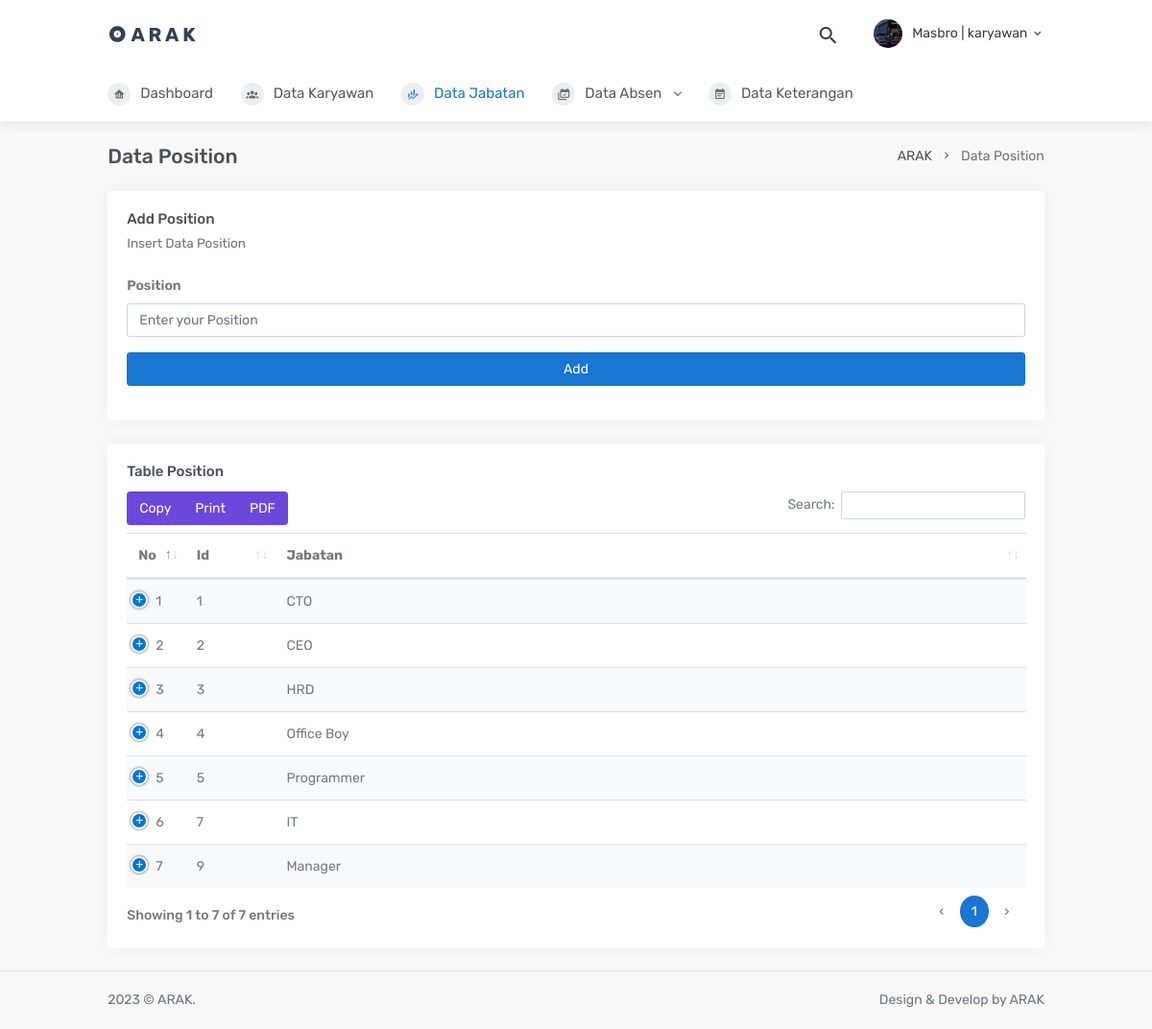
Screenshot of /add/addjabatan.php (signed in) with the database file from the repository.
### tables this page shows
CREATE TABLE `jabatan` (
  `id` int NOT NULL,
  `jabatan_karyawan` varchar(50) NOT NULL
);

### add/addjabatan.php (the view, shortened to what this page needs)
<!DOCTYPE html>
<html lang="en">
<?php
        $username = $_SESSION['username'];
        $level = $_SESSION['level'];
    ?>
    <head>
        <link href="../template/Admin/horizontal/assets/css/bootstrap.min.css" rel="stylesheet" type="text/css" />
        <link href="../template/Admin/horizontal/assets/css/icons.min.css" rel="stylesheet" type="text/css" />
        <link href="../template/Admin/horizontal/assets/css/theme.min.css" rel="stylesheet" type="text/css" />
        <link href="../template/Admin/plugins/datatables/dataTables.bootstrap4.css" rel="stylesheet" type="text/css" />
        <link href="../template/Admin/plugins/datatables/responsive.bootstrap4.css" rel="stylesheet" type="text/css" />
        <link href="../template/Admin/plugins/datatables/buttons.bootstrap4.css" rel="stylesheet" type="text/css" />
        <link href="../template/Admin/plugins/datatables/select.bootstrap4.css" rel="stylesheet" type="text/css" />
    </head>
<body>
        <div id="layout-wrapper">
            <div class="main-content">
                <header id="page-topbar">
                    <div class="navbar-header">
                        <div class="navbar-brand-box d-flex align-items-left">
                            <a href="index.html" class="logo">
                                <i class="mdi mdi-album"></i>
                                <span>
                                    A R A K
                                </span>
                            </a>
                        </div>
                        <div class="d-flex align-items-center">
                            <div class="dropdown d-inline-block ml-2">
                                <button type="button" class="btn header-item noti-icon waves-effect waves-light" id="page-header-search-dropdown"
                                    data-toggle="dropdown" aria-haspopup="true" aria-expanded="false">
                                    <i class="mdi mdi-magnify"></i>
                                </button>
                            </div>
                            <div class="dropdown d-inline-block ml-2">
                                <button type="button" class="btn header-item waves-effect waves-light"
                                    data-toggle="dropdown" aria-haspopup="true" aria-expanded="false">
                                    <img class="rounded-circle header-profile-user" src="../img/1.jpg"
                                        alt="Header Avatar">
                                    <span class="d-none d-sm-inline-block ml-1"><?php  echo $username.' | '. $level;?></span>
                                    <i class="mdi mdi-chevron-down d-none d-sm-inline-block"></i>
                                </button>
                            </div>
                        </div>
                    </div>
                </header>
                <div class="topnav">
                    <div class="container-fluid">
                        <nav class="navbar navbar-light navbar-expand-lg topnav-menu">
                            <div class="collapse navbar-collapse" id="topnav-menu-content">
                                <ul class="navbar-nav">
                                <li class="nav-item">
                                        <a class="nav-link" href="../page/dashboard.php">
                                            <i class="mdi mdi-home-analytics"></i>Dashboard
                                        </a>
                                    </li>
                                    <li class="nav-item dropdown">
                                        <a class="nav-link" href="../add/addkaryawan.php" aria-haspopup="true" aria-expanded="false">
                                            <i class="mdi mdi-account-group"></i>Data Karyawan
                                        </a>
                                    </li>
                                    <li class="nav-item dropdown">
                                        <a class="nav-link active" href="../add/addjabatan.php" aria-haspopup="true" aria-expanded="false">
                                            <i class="mdi mdi-finance"></i>Data Jabatan
                                        </a>
                                    </li>
                                    <li class="nav-item dropdown">
                                        <a class="nav-link dropdown-toggle arrow-none" href="addabsen.php" id="topnav-pages" role="button" data-toggle="dropdown" aria-haspopup="true" aria-expanded="false">
                                            <i class="mdi mdi-calendar-multiple-check"></i>Data Absen <div class="arrow-down"></div>
                                        </a>
                                    </li>
                                    <li class="nav-item dropdown">
                                        <a class="nav-link" href="#" aria-haspopup="true" aria-expanded="false">
                                            <i class="mdi mdi-calendar-text"></i>Data Keterangan
                                        </a>
                                    </li>
                                </ul>
                            </div>
                        </nav>
                    </div>
                </div>
                <div class="page-content">
                    <div class="container-fluid">
                        <div class="row">
                            <div class="col-12">
                                <div class="page-title-box d-flex align-items-center justify-content-between">
                                    <h4 class="mb-0 font-size-100">Data Position</h4>
                                    <div class="page-title-right">
                                        <ol class="breadcrumb m-0">
                                            <li class="breadcrumb-item"><a href="javascript: void(0);">ARAK</a></li>
                                            <li class="breadcrumb-item active">Data Position</li>
                                        </ol>
                                    </div>
                                </div>
                            </div>
                        </div>
                        <div class="card">
                                    <div class="card-body">
                                        <h4 class="card-title">Add Position</h4>
                                        <p class="card-subtitle mb-4">Insert Data Position</p>
                                        <form method="POST" action="addjabatan.php">
                                        <div class="form-group" method="POST">
                                            <div class="form-group">
                                                <label>Position</label>
                                                <input type="text" class="form-control" pattern="[A-Za-z]{3}" placeholder="Enter your Position" name="jabatan" required>
                                            </div>
                                            <input class="btn btn-primary btn-block" type="submit" value="Add" name="addjabatan">
                                        </form>
                                    </div>
                                </div>
                        </div>
                        <div class="row">
                        <div class="col-12">
                            <div class="card">
                                <div class="card-body">
                                    <h4 class="card-title">Table Position</h4>
                                    <table id="datatable-buttons" class="table table-striped dt-responsive nowrap">
                                        <thead>
                                            <tr>
                                                <th>No</th>
                                                <th>Id</th>
                                                <th>Jabatan</th>
                                            </tr>
                                        </thead>
                                        <tbody>
                                        <?php
                                            include_once("../Configure/connection.php");
                                            $i = 0;
                                            $query = mysqli_query($db, "select * from jabatan");
                                            while($datajabatan = mysqli_fetch_array($query)) {
                                            $i++;
                                        ?>
                                            <tr>
                                                <td width="5%"><?php echo $i;?></td>
                                                <td width="10%"><?php echo $datajabatan['id'];?></td>
                                                <td><?php echo $datajabatan['jabatan_karyawan'];?></td>
                                                </div>
                                            </div>
                                            <?php }?>
                <footer class="footer">
                    <div class="container-fluid">
                        <div class="row">
                            <div class="col-md-6">
                                <div class="text-center text-lg-left">
                                    2023 © ARAK.
                                </div>
                            </div>
                            <div class="col-md-6">
                                <div class="text-right d-none d-lg-block">
                                    Design & Develop by ARAK
                                </div>
                            </div>
                        </div>
                    </div>
                </footer>
    </body>
</html>

### rows the page displays
jabatan: id "1", jabatan_karyawan "CTO"
jabatan: id "2", jabatan_karyawan "CEO"
jabatan: id "3", jabatan_karyawan "HRD"
jabatan: id "4", jabatan_karyawan "Office Boy"
jabatan: id "5", jabatan_karyawan "Programmer"
jabatan: id "7", jabatan_karyawan "IT"
jabatan: id "9", jabatan_karyawan "Manager"

### other values shown
$username "Masbro"
$level "karyawan"
